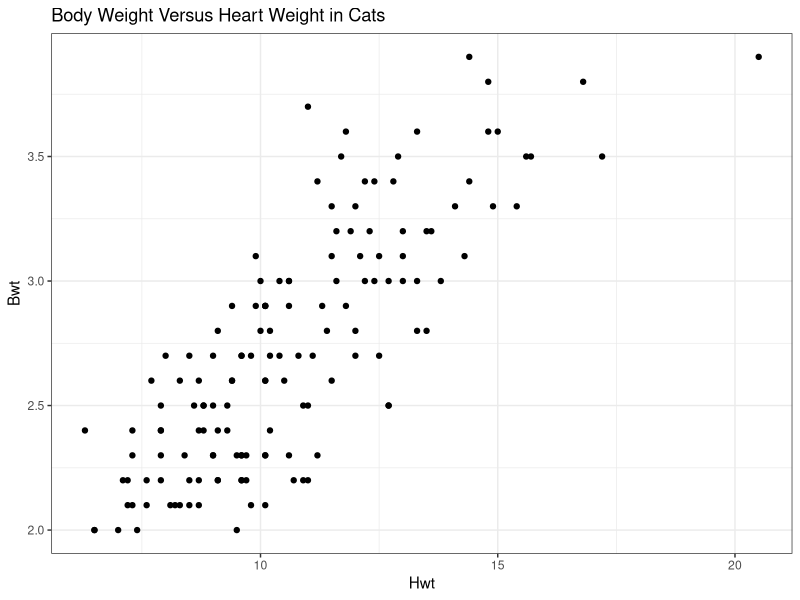
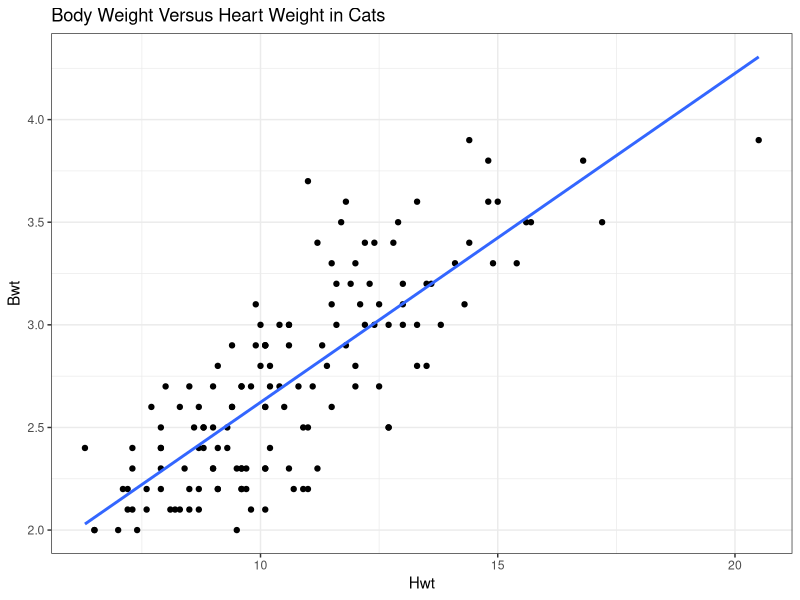
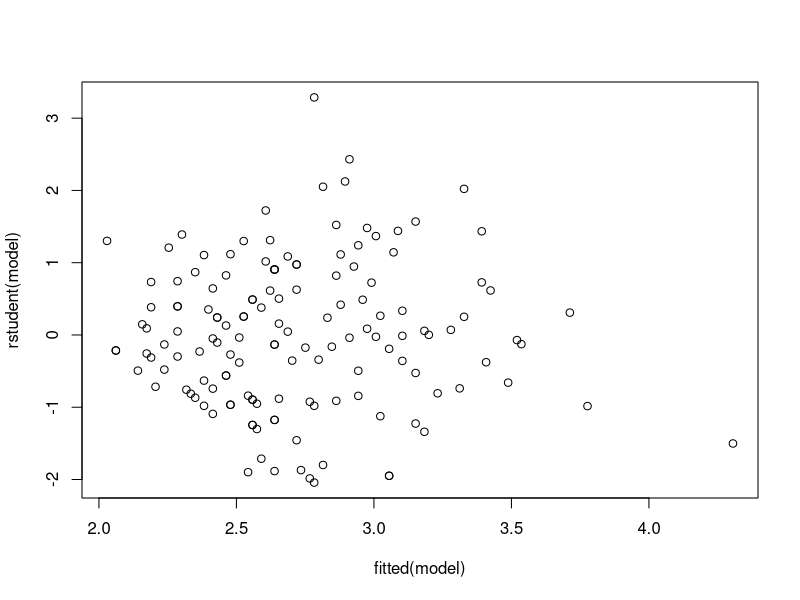
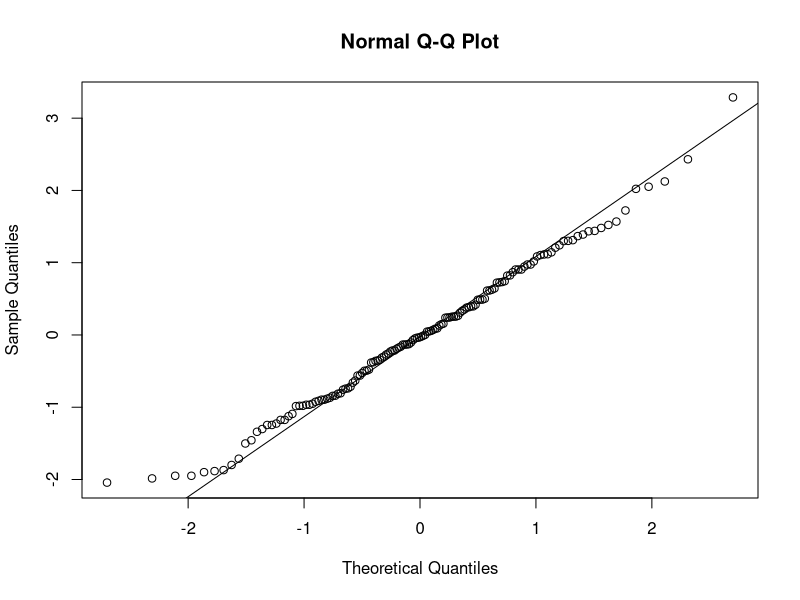
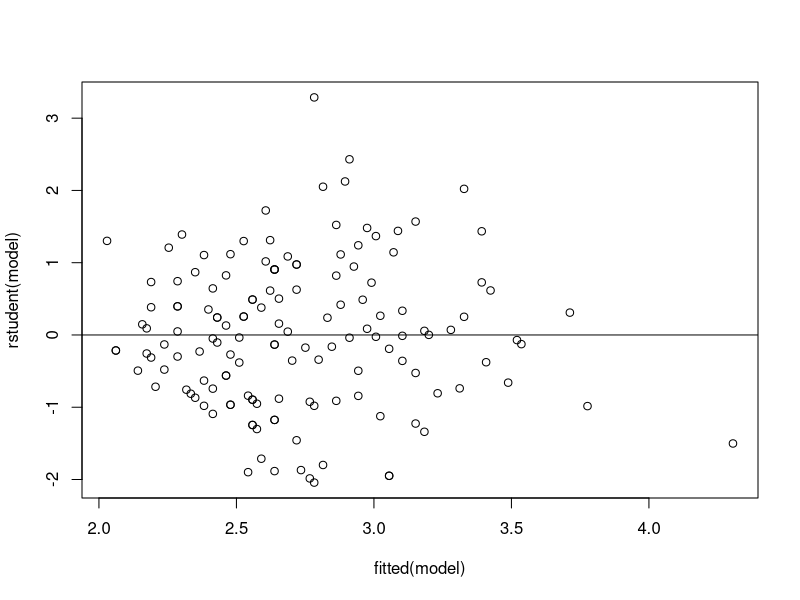
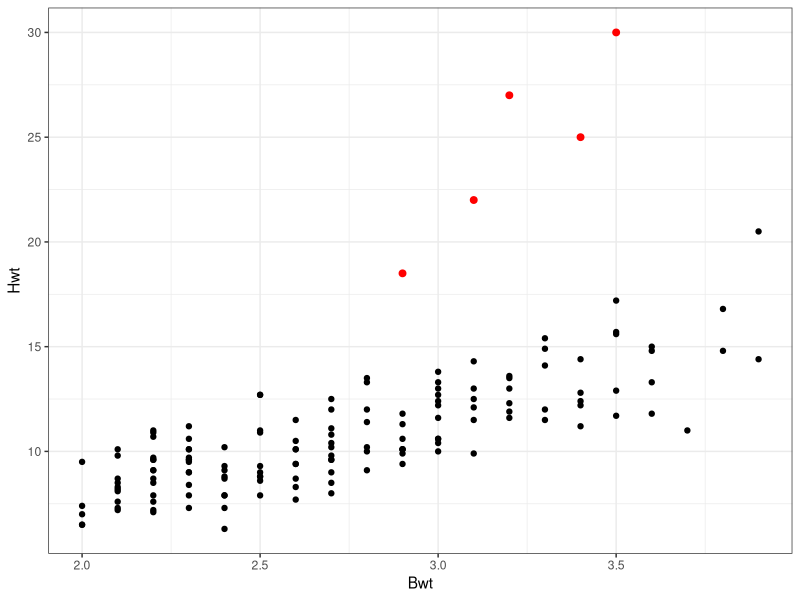
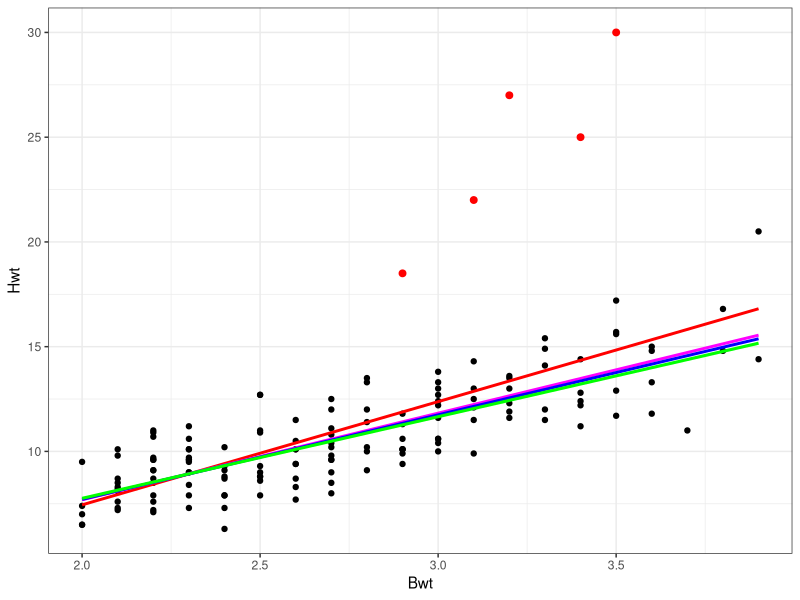

Reproduce these figures in R, in order.
## ---- chunk 1
library(ggplot2)
library(MASS)
ggplot(cats, aes(x=Hwt, y=Bwt)) + geom_point() + theme_bw() +
  labs(title = "Body Weight Versus Heart Weight in Cats")
## ---- chunk 2
model <- lm(Bwt ~ Hwt, data=cats)
model$coefficients
## ---- chunk 3
ggplot(cats, aes(x=Hwt, y=Bwt)) + geom_point() + theme_bw() +
  geom_smooth(method = "lm", se = F) + 
  labs(title = "Body Weight Versus Heart Weight in Cats")
## ---- chunk 4
summary(model)
## ---- chunk 5
plot(rstudent(model) ~ fitted(model))
## ---- chunk 6
qqnorm(rstudent(model))
qqline(rstudent(model))
## ---- chunk 7
plot(rstudent(model) ~ fitted(model))
abline(h=0)
## ---- chunk 8
newobs <- data.frame( "Sex" = factor(c("F","F", "M", "F", "M")),
"Bwt" = c(3.5, 3.2, 3.1, 3.4, 2.9),
"Hwt" = c(30, 27, 22, 25, 18.5))

mycats <- rbind(cats, newobs)

ggplot(mycats, aes(x = Bwt, y = Hwt)) + geom_point() + theme_bw() + geom_point(data = newobs, aes(x = Bwt, y = Hwt), color = "red", size = 2)
## ---- chunk 9
model_OLS <- lm(Hwt ~ Bwt, data = mycats)
model_huber <- rlm(Hwt ~ Bwt, data = mycats, psi = psi.huber)
model_bisquare <- rlm(Hwt ~ Bwt, data = mycats, psi = psi.bisquare)


ggplot(mycats, aes(x = Bwt, y = Hwt)) + geom_point() + theme_bw() + geom_point(data = newobs, aes(x = Bwt, y = Hwt), color = "red", size = 2) + geom_smooth(method = "lm", se = F, color = "red") +
geom_smooth(method = "rlm", se = F, color = "magenta") +
geom_smooth(data = cats, aes(x = Bwt, y = Hwt), method = "lm", se=F, color = "blue") +
geom_line(data = data.frame("Bwt" = mycats$Bwt, "Hwt" = model_bisquare$fitted.values),
color = "green", size = 1.05)
